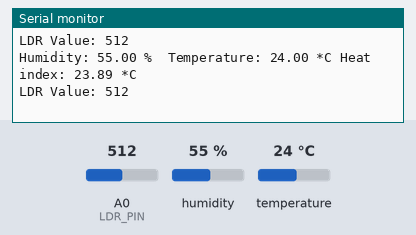
A sketch run on a simulated ESP8266 (NodeMCU). On the bench: the last lines printed to the serial monitor. The test bench sets the inputs (shaded band); at power-on: humidity 55 %, A0 (LDR_PIN) = 512, temperature 24 °C.

Above: at 1.3 s.
1.4 s: humidity set to 22 %
At 2.5 s:
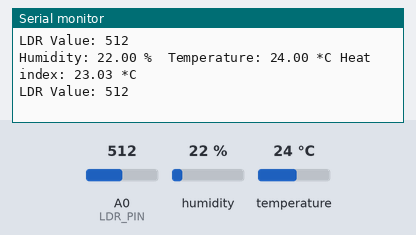
2.9 s: A0 (LDR_PIN) set to 716
At 4.1 s:
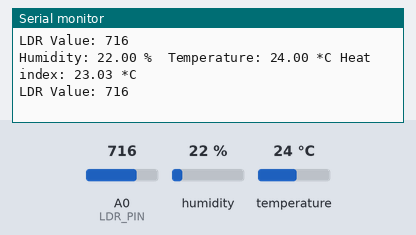
4.4 s: temperature set to 12 °C
5.9 s: A0 (LDR_PIN) set to 900
At 6.7 s:
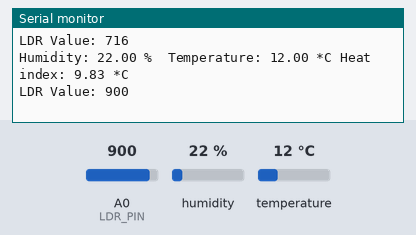
7.4 s: humidity set to 40 %
At 8.3 s:
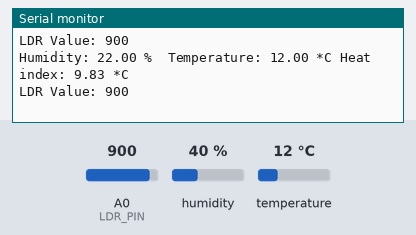
Timing chart, 0 to 10.4 s (numbered marks = the images above; inputs shaded):
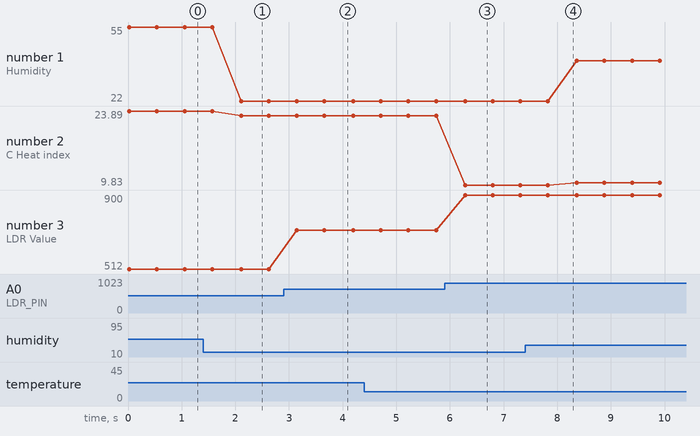

Measured:
- after the input at 1.4 s, the serial monitor: prints a new line after 0.71 s (image 1)
- after the input at 2.9 s, the serial monitor: prints a new line after 0.24 s (image 2)
- after the input at 5.9 s, the serial monitor: prints a new line after 0.38 s (image 3)
- plotted number 1: 55 → 22 after the input at 1.4 s, 22 → 40 after the input at 7.4 s
- plotted number 2: 23.89 → 23.03 after the input at 1.4 s, 9.83 → 10.3 after the input at 7.4 s
- plotted number 3: 512 → 716 after the input at 2.9 s, 716 → 900 after the input at 5.9 s

The sketch:

sensor-debug.ino
```cpp
#include <Arduino.h>
#include <DHT.h>
#include <ESP8266WiFi.h>
#include <ESP8266WiFiMulti.h>
#include <ESP8266HTTPClient.h>
#define USE_SERIAL Serial

ESP8266WiFiMulti WiFiMulti;

#define DHTPIN         D2
#define DHTTYPE        DHT11
#define LDR_PIN        A0

const String deviceId  = "0E97314A-8921-499F-BDEB-585276EB3020";

float humidity         = 0;
float temperature      = 0;
float heatIndex        = 0;
int lightReading       = 0;
bool dhtReadSuccess    = false;
String endPoint        = "http://192.168.0.5/DataCollector/API/v1/Test/Post";
//String endPoint        = "http://arduino.rniemand.com/API/v1/Test/Post";
int sleepInterval      = 5 * 60 * 1000; // 5 min

DHT dht(DHTPIN, DHTTYPE);

void setup() {
  USE_SERIAL.begin(9600);

  // Boot DHT
  dht.begin();

  // Setup LDR
  pinMode(LDR_PIN, INPUT);
}

void loop() {
  readDhtValues();
  readLdrValue();

  printTemperatureData();
  printLdrData();

  delay(500);
}


// =============================== >
// DHT Methods

void readDhtValues() {
  dhtReadSuccess = false;
  humidity = dht.readHumidity();
  temperature = dht.readTemperature();
  // Read temperature as Fahrenheit (isFahrenheit = true)
  float f = dht.readTemperature(true);

  // Check if any reads failed and exit early (to try again).
  if (isnan(humidity) || isnan(temperature)) {
    Serial.println("Failed to read from DHT sensor!");
    return;
  }

  dhtReadSuccess = true;
  heatIndex = dht.computeHeatIndex(temperature, humidity, false);
}

void printTemperatureData() {
  Serial.print("Humidity: ");
  Serial.print(humidity);
  Serial.print(" %\t");
  Serial.print("Temperature: ");
  Serial.print(temperature);
  Serial.print(" *C ");
  Serial.print("Heat index: ");
  Serial.print(heatIndex);
  Serial.print(" *C ");
  Serial.println();
}

// =============================== >
// LDR Methods

void readLdrValue() {
  lightReading = analogRead(A0);
}

void printLdrData() {
  Serial.print("LDR Value: ");
  Serial.println(lightReading);
}
```
